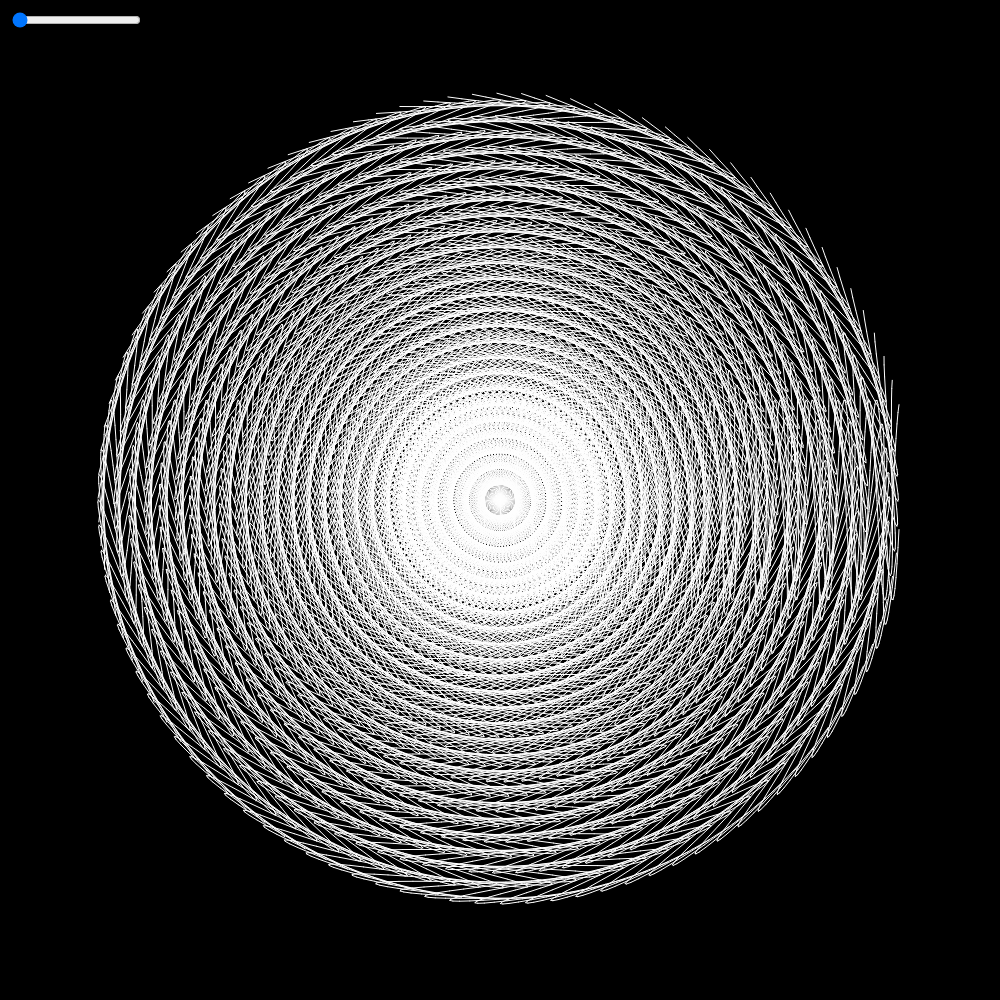
Frame 1 (no input)
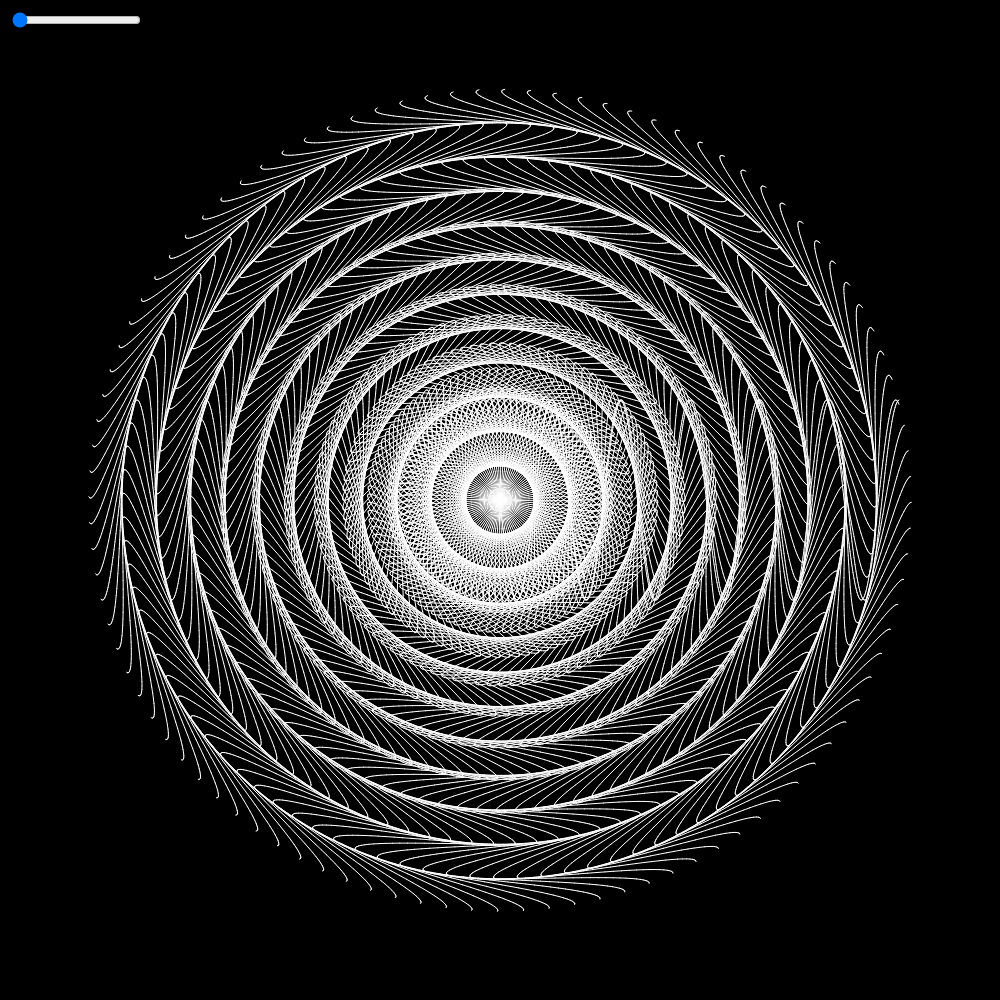
Frame 60 (no input)
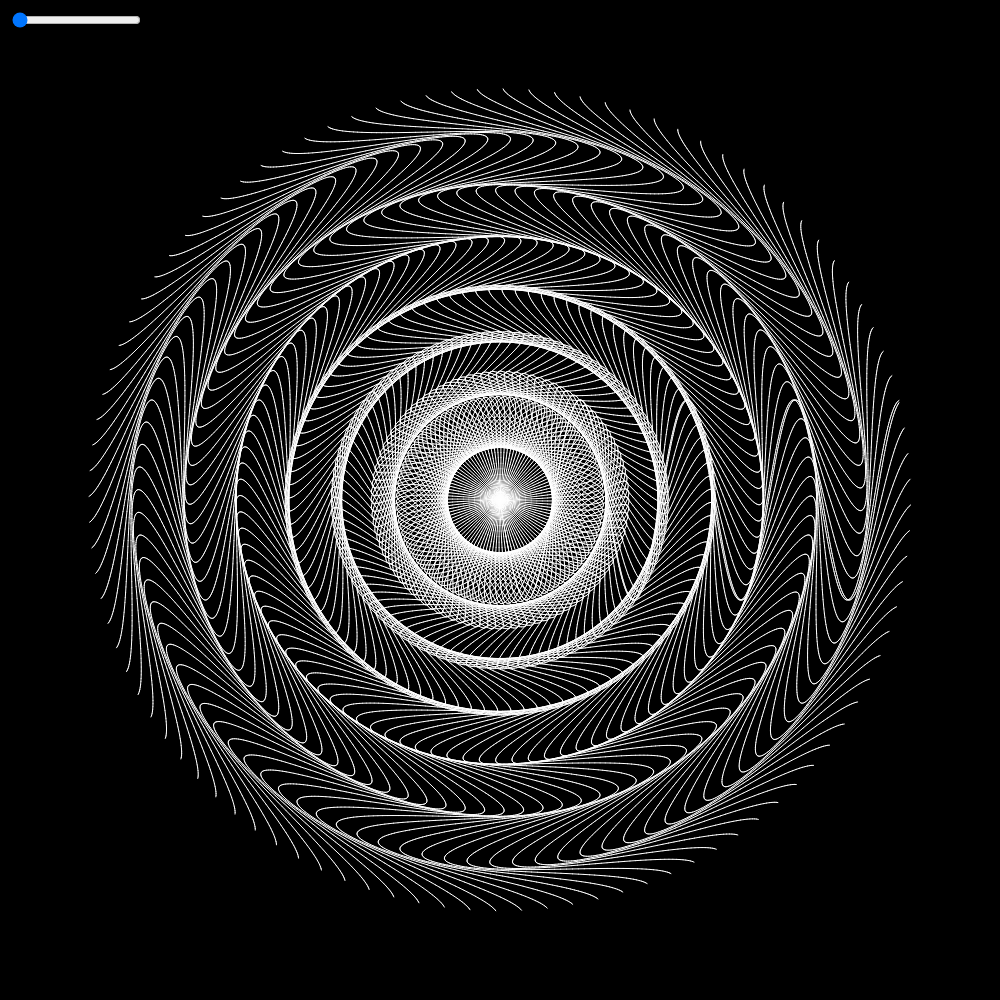
Frame 120 (the mouse pressed at the canvas centre since frame 60)

The p5.js sketch that drew these frames (run headless with seeded random() and noise() and a simulated clock; from frame 60 on, the mouse is pressed at the canvas centre):

// p5.js sketch
// ── sketch.js
x_dim = 1000;
y_dim = 1000;
circle_d = 1;
x_1_old=x_dim/2;
y_1_old=y_dim/2;
var slider_d;
n = 400;
m = 100;
a = 100;
b = 5;
c=5;
d=1;

function setup() {
  createCanvas(x_dim,y_dim);
  slider_d = createSlider(1,100,1,10);
  slider_d.position(10,10);
}

function draw() {
    background(0);
    for (let theta=0; theta<2*PI; theta=theta+(2*PI)/m) {
        x_1_old=x_dim/2;
        y_1_old=y_dim/2;
        b=b+0.001;
        for (let x_0 = 0; x_0<n; x_0=x_0+1) {
            y_0 = a*sin(x_0/b) + d*2*cos(x_0/b);
            x_1 = x_dim/2+x_0*cos(theta)+y_0*sin(theta)+10*sin(theta*200);
            y_1 = y_dim/2-x_0*sin(theta)+y_0*cos(theta);
            stroke(255);
            line(x_1_old,y_1_old,x_1,y_1);
            x_1_old=x_1;
            y_1_old = y_1;
        }
    }
}


    

// ── sine_circle_trip.js
x_dim = 1000;
y_dim = 1000;
circle_d = 1;
x_1_old=x_dim/2;
y_1_old=y_dim/2;
var slider_d;
n = 400;
m = 100;
a = 10;
b = 20;


function setup() {
  createCanvas(x_dim,y_dim);
  //slider_d = createSlider(1,250,10,10);
  //slider_d.position(10,10);
}

function draw() {
    background(255);
    //ellipse(x_dim/2,y_dim/2,n*2,n*2);

    //circle_d = slider_d.value();
    b=b-0.1;

    for (let theta=0; theta<2*PI; theta=theta+(2*PI)/m) {
        x_1_old=x_dim/2;
        y_1_old=y_dim/2;
        for (let x_0 = 0; x_0<n; x_0=x_0+1) {
            y_0 = a*sin(x_0/b);
            x_1 = x_dim/2+x_0*cos(theta)+y_0*sin(theta);
            y_1 = y_dim/2-x_0*sin(theta)+y_0*cos(theta);
            line(x_1_old,y_1_old,x_1,y_1);
            x_1_old=x_1;
            y_1_old = y_1;
            //ellipse(x_1,y_1,circle_d,circle_d);
        }


    }
}


    
